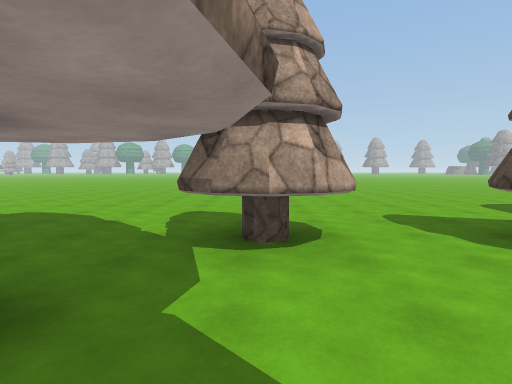
View 1 (above)

21 first-person views from a walk through a Unity game level. The camera is 1.5 m above the floor, tilts 4° down and sees 80° across. The floor is counted in squares, 2 m on a side. Each view is taken from the middle of a square. On the plan, view 1 faces up. The plan holds only what a view shows up to about 10 squares ahead; the rest is blank. The place goes on beyond the plan. Surface patterns are stand-ins for the level's own textures.

View 2
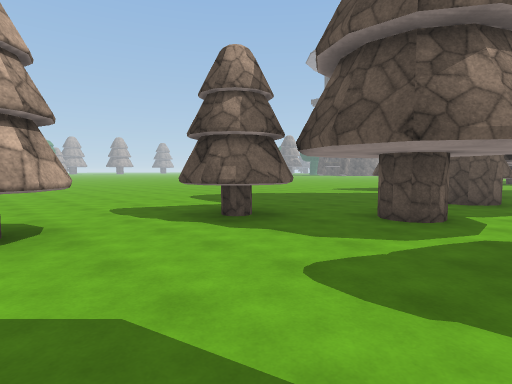

View 3
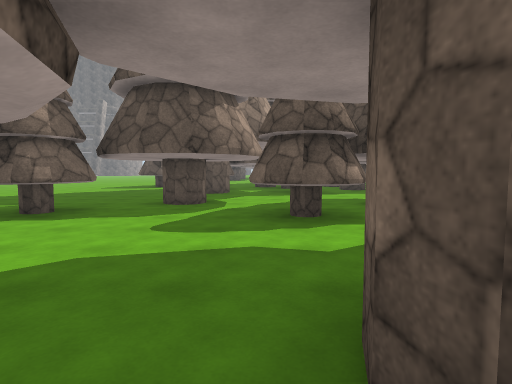

View 4
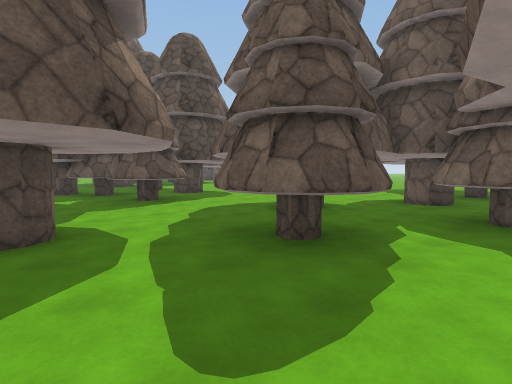

View 5
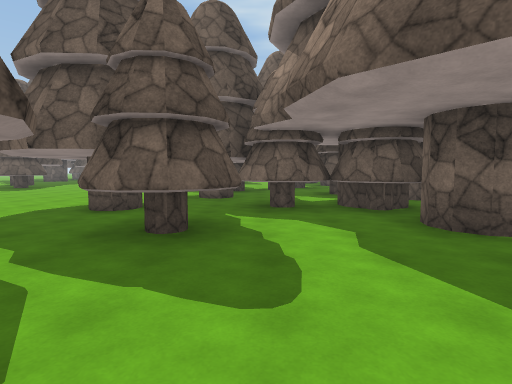

View 6
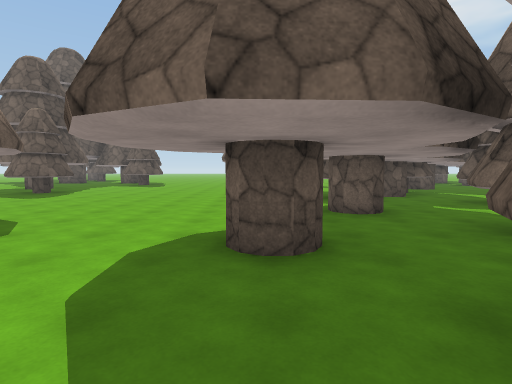

View 7
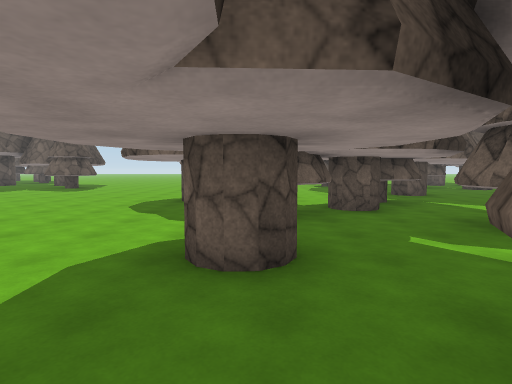

View 8
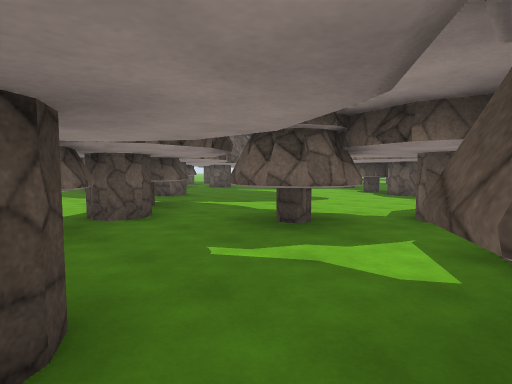

View 9
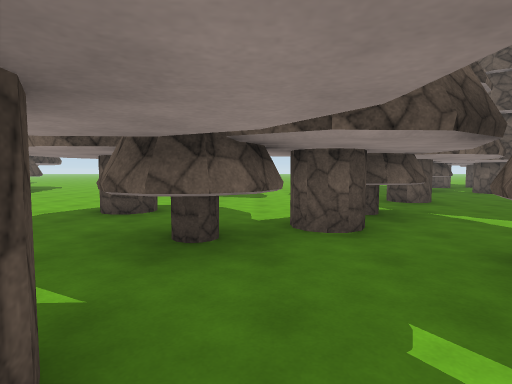

View 10
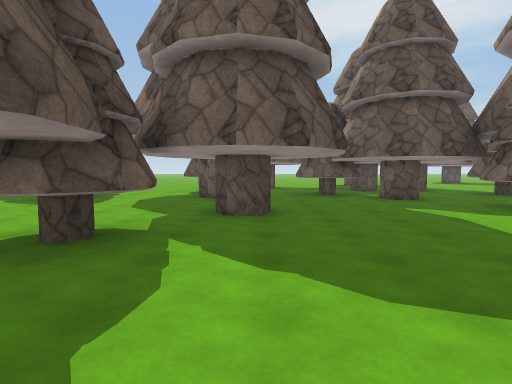

View 11
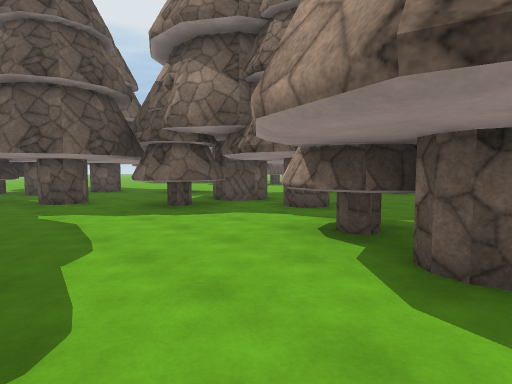

View 12
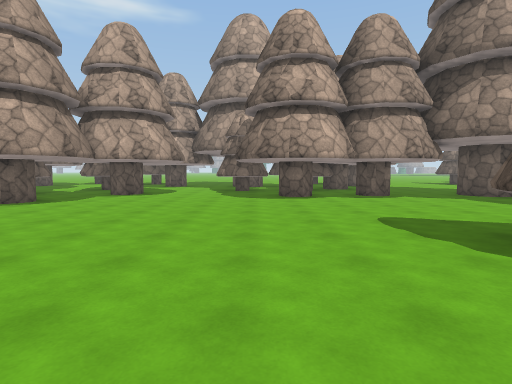

View 13
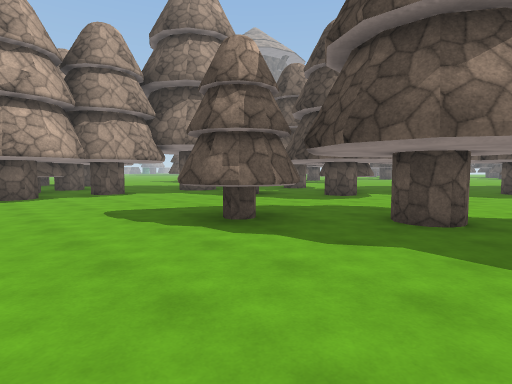

View 14
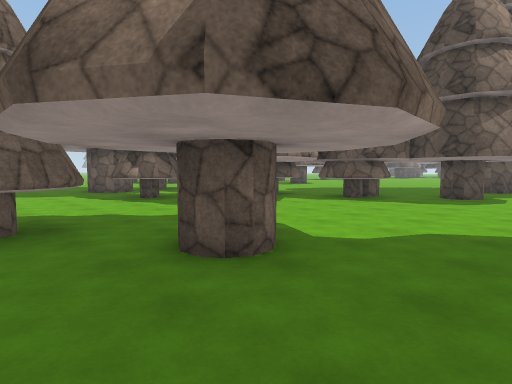

View 15
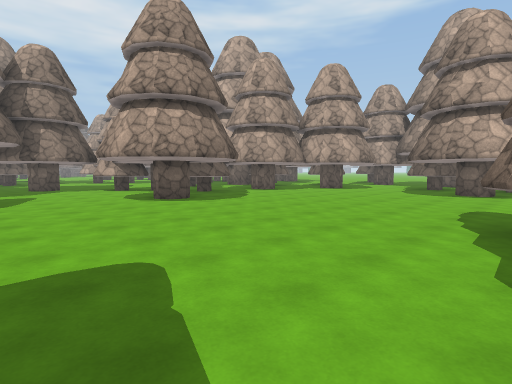

View 16
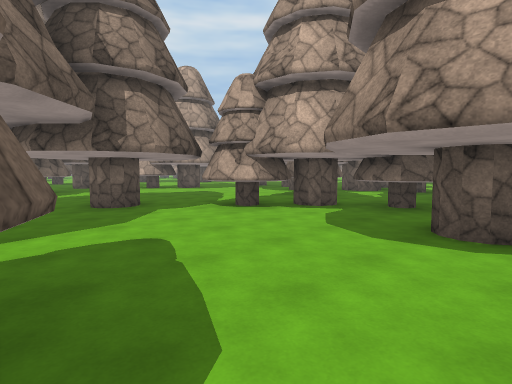

View 17
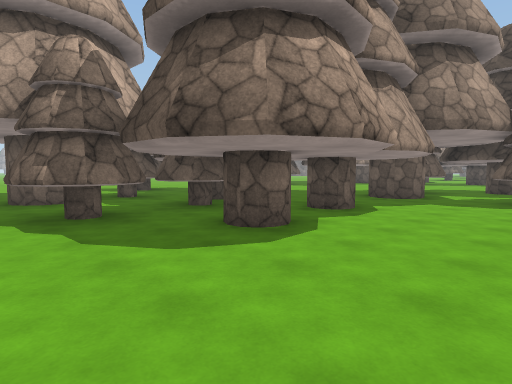

View 18
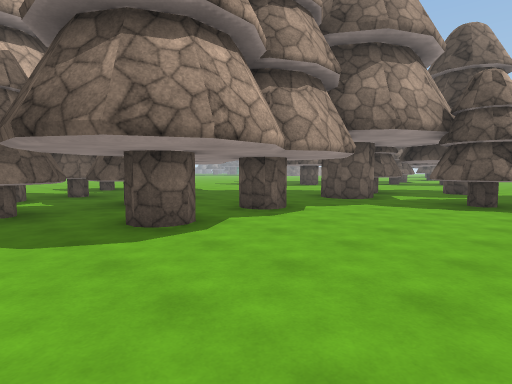

View 19
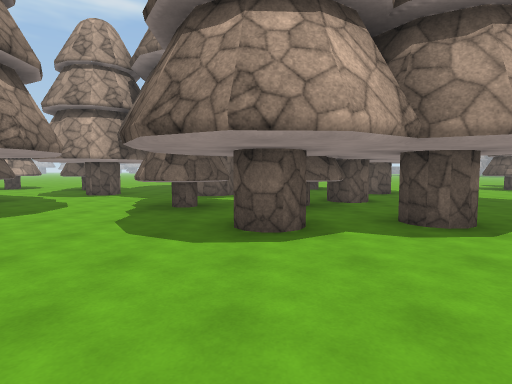

View 20
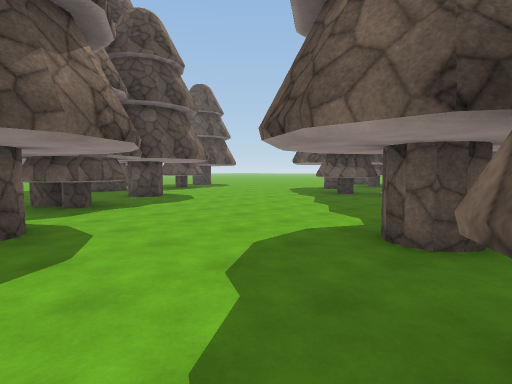

View 21
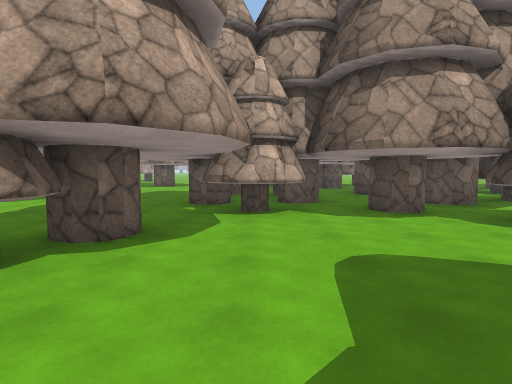

### Floor plan
Key: @ floor where view 1 was taken; # wall or solid block; x gap in a wall; . floor.
Columns run from 13 left of view 1 to 21 right of it. Each row starts with its distance up from view 1.
 11               ..
 10       ......  .......
  9       ....... .......
  8       ...............
  7        ..............
  6         .............
  5          .............
  4           ...  ........
  3           ...##.##......
  2            .....##......
  1             ......#..####. #
  0             .@.......####...
 -1            .....#........#..
 -2           ..##..##...##x##....
 -3      ..  #...#.......##.#.....
 -4      ....#..####..#..........#
 -5      ..#.#..####.......#..#..#.#
 -6    ....###.#.....................
 -7     ....#...##..#............#...#
 -8     ..#.....##...............#....
 -9       #........##..............
-10   ...##.......###..............###
-11 .............##..........##......#.
-12 ....#........##..#.......##......##
-13  ....##............................
-14   .####....#...............#.......
-15     ...............................
-16     ...###. ....##. ...............

Positions as (right, up) in squares from view 1, and headings:
1: (0, 0), facing up
2: (0, -1), facing up-right
3: (-2, -1), facing right
4: (1, 1), facing down-right
5: (2, 2), facing down
6: (5, -1), facing down
7: (3, -4), facing down
8: (3, -5), facing down-left
9: (2, -6), facing down
10: (-2, -8), facing down
11: (-4, -8), facing down-left
12: (9, -14), facing up
13: (9, -15), facing up-right
14: (12, -16), facing up-right
15: (12, -16), facing up-left
16: (5, -16), facing up-left
17: (7, -8), facing up-right
18: (8, -9), facing up-right
19: (10, -9), facing up
20: (13, -10), facing down-right
21: (-5, -12), facing up
